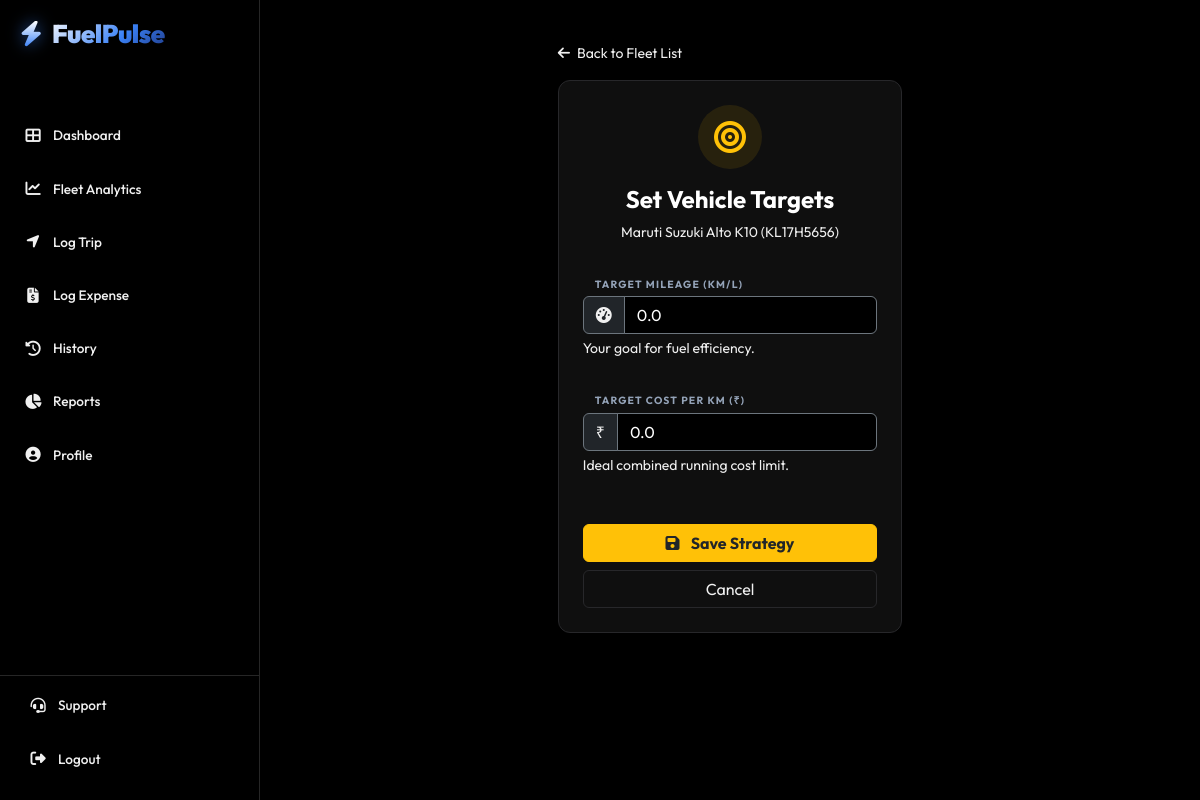
Screenshot of /tools/set-targets/18/ (signed in) with the database file from the repository.
### core/models.py (models this page shows, shortened)
class Vehicle(models.Model):
    CATEGORY_CHOICES = [
        ('Two Wheeler', 'Two Wheeler'),
        ('Four Wheeler', 'Four Wheeler'),
        ('Heavy Vehicle', 'Heavy Vehicle'),
    ]
    ownership_type = models.CharField(max_length=50, default="1st Owner")
    FUEL_CHOICES = [
        ('Petrol', 'Petrol'),
        ('Diesel', 'Diesel'),
        ('CNG', 'CNG'),
        ('Electric', 'Electric')
    ]
    owner = models.ForeignKey(User, on_delete=models.CASCADE)
    category = models.CharField(max_length=20, choices=CATEGORY_CHOICES, default='Four Wheeler')
    make = models.CharField(max_length=50)       # e.g. Maruti, Honda (No restricted choices, accepts JS input)
    model_name = models.CharField(max_length=50) # e.g. Swift, City
    license_plate = models.CharField(max_length=20)
    target_mileage = models.FloatField(default=0.0, help_text="Target km/L (e.g., 18.5)")
    target_cost_per_km = models.FloatField(default=0.0, help_text="Target Cost per KM (e.g., 5.0)")
    purchase_year = models.IntegerField(default=2023)
    purchase_price = models.DecimalField(max_digits=12, decimal_places=2, default=500000.00)
    fuel_type = models.CharField(max_length=20, choices=FUEL_CHOICES, default='Petrol')
    current_odometer = models.IntegerField(default=0)
    purchase_price = models.DecimalField(max_digits=12, decimal_places=2, default=500000.00)
    purchase_year = models.IntegerField(default=2021)
    insurance_expiry = models.DateField(null=True, blank=True)
    pollution_expiry = models.DateField(null=True, blank=True)
    fitness_expiry = models.DateField(null=True, blank=True)
    image_url = models.URLField(max_length=500, blank=True, null=True)
    is_active = models.BooleanField(default=True)

### core/views.py (the view)
# urls.py: path('tools/set-targets/<int:vehicle_id>/', views.set_targets, name='set_targets'),
@login_required
def set_targets(request, vehicle_id):
    vehicle = get_object_or_404(Vehicle, id=vehicle_id, owner=request.user)
    if request.method == 'POST':
        vehicle.target_mileage = float(request.POST.get('target_mileage', 0))
        vehicle.target_cost_per_km = float(request.POST.get('target_cost', 0))
        vehicle.save()
        messages.success(request, f"Targets updated for {vehicle.make} {vehicle.model_name}")
        return redirect('manage_fleet_targets')
    return render(request, 'core/set_targets.html', {'vehicle': vehicle})

### templates/core/set_targets.html (shortened to what this page needs)
{% extends 'base.html' %}
{% block content %}
<div class="row justify-content-center">
    <div class="col-md-6 col-lg-5">
        <div class="mb-3">
            <a href="{% url 'manage_fleet_targets' %}" class="text-decoration-none text-muted small">
                <i class="fas fa-arrow-left me-1"></i> Back to Fleet List
            </a>
        </div>
        <div class="stats-card">
            <div class="text-center mb-4">
                <div class="rounded-circle bg-warning bg-opacity-10 d-inline-flex p-3 mb-3">
                    <i class="fas fa-bullseye fa-2x text-warning"></i>
                </div>
                <h4 class="text-white fw-bold">Set Vehicle Targets</h4>
                <p class="text-muted small">{{ vehicle.make }} {{ vehicle.model_name }} ({{ vehicle.license_plate }})</p>
            </div>
            <form method="post">
                <div class="mb-4">
                    <label class="text-white form-label fw-bold small text-uppercase">Target Mileage (km/L)</label>
                    <div class="input-group">
                        <span class="input-group-text bg-dark border-secondary text-muted"><i class="fas fa-tachometer-alt"></i></span>
                        <input type="number" step="0.1" name="target_mileage" value="{{ vehicle.target_mileage }}" class="form-control bg-black text-white border-secondary" placeholder="e.g. 18.5">
                    </div>
                    <div class="form-text text-muted small mt-1">Your goal for fuel efficiency.</div>
                </div>
                <div class="mb-4">
                    <label class="text-white form-label fw-bold small text-uppercase">Target Cost per KM (₹)</label>
                    <div class="input-group">
                        <span class="input-group-text bg-dark border-secondary text-muted">₹</span>
                        <input type="number" step="0.01" name="target_cost" value="{{ vehicle.target_cost_per_km }}" class="form-control bg-black text-white border-secondary" placeholder="e.g. 5.00">
                    </div>
                    <div class="form-text text-muted small mt-1">Ideal combined running cost limit.</div>
                </div>
                <div class="d-grid gap-2 mt-5">
                    <button type="submit" class="btn btn-warning fw-bold text-dark">
                        <i class="fas fa-save me-2"></i> Save Strategy
                    </button>
                    <a href="{% url 'manage_fleet_targets' %}" class="btn btn-outline-secondary">Cancel</a>
                </div>
            </form>
        </div>
    </div>
</div>
{% endblock %}

### static/css/styles.css (style rules this page uses)
:root { --bg-body: #000000; --bg-sidebar: #050505; --bg-card: #0f0f0f; --bg-hover: grey; --text-main: #ffffff; --text-muted: grey; --accent: #3b82f6; --accent-hover: #2563eb; --danger: #ef4444; --border: #27272a; }
body { background-color: var(--bg-body); color: var(--text-main); font-family: 'Inter', sans-serif; overflow-x: hidden; }
.stats-card { background-color: var(--bg-card); border: 1px solid var(--border); border-radius: 12px; padding: 1.5rem; transition: transform 0.2s; }
.btn-outline-secondary { border-color: var(--border); color: var(--text-muted); background: transparent; }

### templates/base.html (style rules this page uses)
:root { --bg-deep: #000000; --sidebar-bg: #000000; --border-glass: rgba(255, 255, 255, 0.15); --text-main: #ffffff; --text-muted: #f0f0f0; --accent-gradient: linear-gradient(120deg, #1e3a8a 0%, #3b82f6 50%, #ffffff 150%); --neon-glow: 0 0 15px rgba(59, 130, 246, 0.4); }
body { background-color: var(--bg-deep); color: var(--text-main); font-family: 'Outfit', sans-serif; overflow-x: hidden; }
h1, h2, h3, h4, h5, h6, p, span, div, li, td, th, label { color: var(--text-main) !important; }
.text-muted { color: var(--text-muted) !important; }
.form-control, .form-select { background-color: #1a1a1a; border-color: var(--border-glass); color: #ffffff !important; }
.form-control::placeholder { color: #aaaaaa; }
a { color: #60a5fa; text-decoration: none; }
.small.text-uppercase { color: #94a3b8 !important; font-size: 0.65rem; letter-spacing: 1.2px; margin-top: 10px; margin-bottom: 4px; padding-left: 12px; font-weight: 800; }

### rows the page displays
Vehicle: make "Maruti Suzuki", model_name "Alto K10", license_plate "KL17H5656", target_mileage "0.0", target_cost "0.0"
